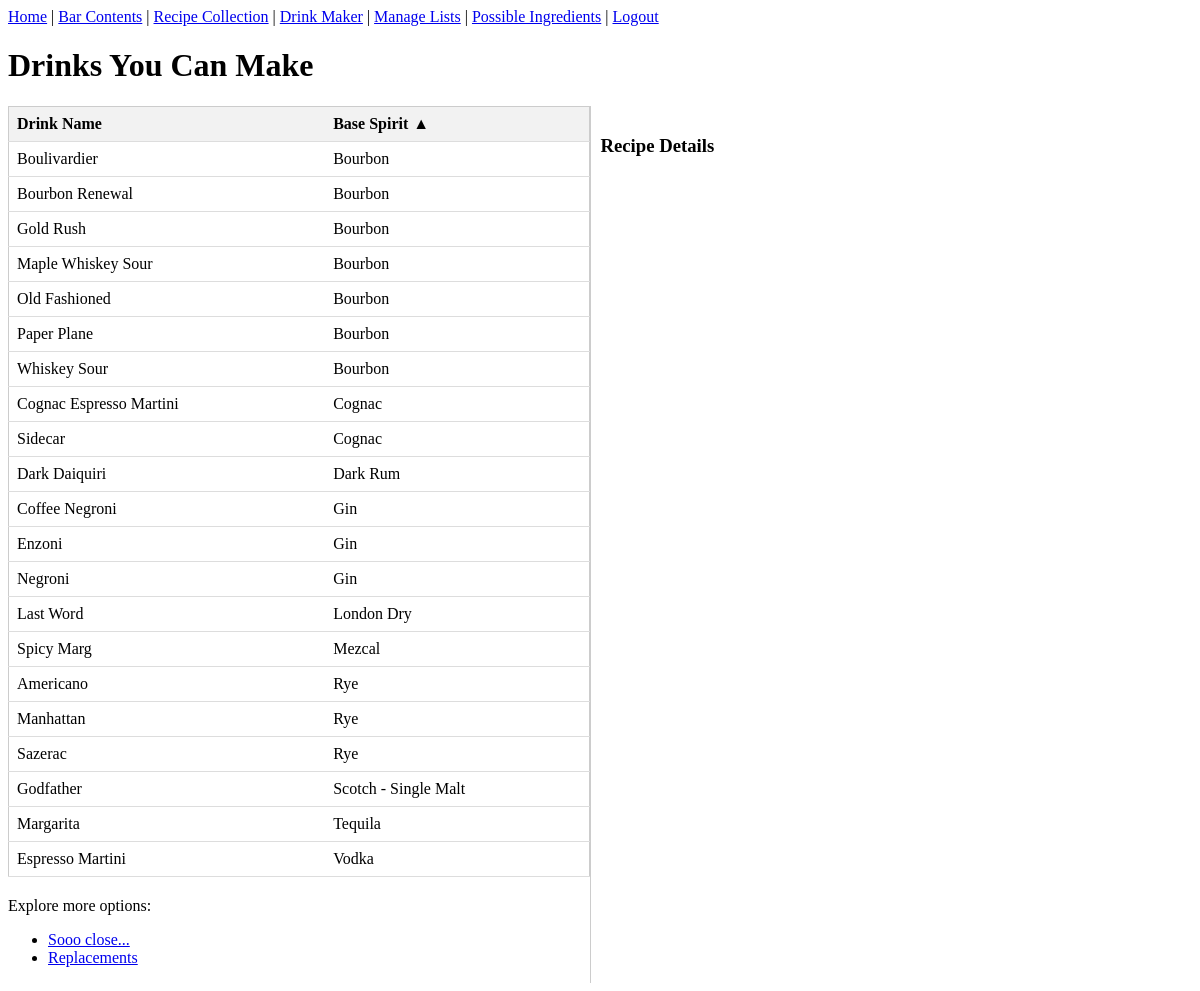
The page /drink/drink-maker (signed in) on the database its author committed.
### tables this page shows
CREATE TABLE "Recipes" (
"drink" TEXT,
  "Glass" TEXT,
  "Garnish" TEXT,
  "Method" TEXT,
  "Ice" TEXT,
  "Notes" TEXT,
  "Base_Spirit" TEXT
);

### routes/drink_maker.py (the view)
@drink_maker_bp.route('/drink-maker')
def drink_maker():
    drinks = get_drinks_can_make()
    return render_template('drink_maker.html', can_make=drinks)

### app.py (called while the page is built)
@app.before_request
def require_login():
    allowed_routes = ['login', 'static']
    if not session.get('logged_in') and request.endpoint not in allowed_routes:
        return redirect(url_for('login'))

### utils.py (called while the page is built)
def get_db_connection():
    conn = sqlite3.connect('cocktail_app.db')
    conn.row_factory = sqlite3.Row
    return conn

### templates/drink_maker.html (shortened to what this page needs)
{% extends "base.html" %}
{% block content %}
    <h1>Drinks You Can Make</h1>
    <div style="display: flex;">
        <div style="flex: 1;">
            <table id="drink-table" style="width: 100%; border-collapse: collapse;">
                <thead>
                    <tr>
                        <th data-sort="asc" onclick="sortTable('drink-table', 0)">Drink Name</th>
                        <th data-sort="desc" onclick="sortTable('drink-table', 1)">Base Spirit<span class="sort-arrow"></span></th>
                    </tr>
                </thead>
                <tbody>
                    {% for drink in can_make %}
                        <tr data-drink="{{ drink.drink }}" class="recipe-link">
                            <td>{{ drink.drink }}</td>
                            <td>{{ drink.base_spirit }}</td>
                        </tr>
                    {% endfor %}
                </tbody>
            </table>
            <p>Explore more options:</p>
            <ul>
                <li><a href="{{ url_for('drink_maker.missing_one') }}">Sooo close...</a></li>
                <li><a href="{{ url_for('drink_maker.replacements') }}">Replacements</a></li>
            </ul>
        </div>
        <div style="flex: 1; padding: 10px; border-left: 1px solid #ccc;">
            <h3>Recipe Details</h3>
        </div>
    </div>
{% endblock %}

### templates/drink_maker.html (style rules this page uses)
table { border: 1px solid #ccc; margin-bottom: 20px; }
th, td { padding: 8px; text-align: left; border-bottom: 1px solid #ddd; }
th { background-color: #f2f2f2; cursor: pointer; }
.sort-arrow { margin-left: 5px; }

### rows shown on the page
Recipes: drink "Americano", base_spirit "Rye"
Recipes: drink "Coffee Negroni", base_spirit "Gin"
Recipes: drink "Dark Daiquiri", base_spirit "Dark Rum"
Recipes: drink "Enzoni", base_spirit "Gin"
Recipes: drink "Espresso Martini", base_spirit "Vodka"
Recipes: drink "Cognac Espresso Martini", base_spirit "Cognac"
Recipes: drink "Manhattan", base_spirit "Rye"
Recipes: drink "Margarita", base_spirit "Tequila"
Recipes: drink "Negroni", base_spirit "Gin"
Recipes: drink "Old Fashioned", base_spirit "Bourbon"
Recipes: drink "Paper Plane", base_spirit "Bourbon"
Recipes: drink "Spicy Marg", base_spirit "Mezcal"
Recipes: drink "Whiskey Sour", base_spirit "Bourbon"
Recipes: drink "Maple Whiskey Sour", base_spirit "Bourbon"
Recipes: drink "Sazerac", base_spirit "Rye"
Recipes: drink "Sidecar", base_spirit "Cognac"
Recipes: drink "Boulivardier", base_spirit "Bourbon"
Recipes: drink "Bourbon Renewal", base_spirit "Bourbon"
Recipes: drink "Godfather", base_spirit "Scotch - Single Malt"
Recipes: drink "Last Word", base_spirit "London Dry"
Recipes: drink "Gold Rush", base_spirit "Bourbon"
